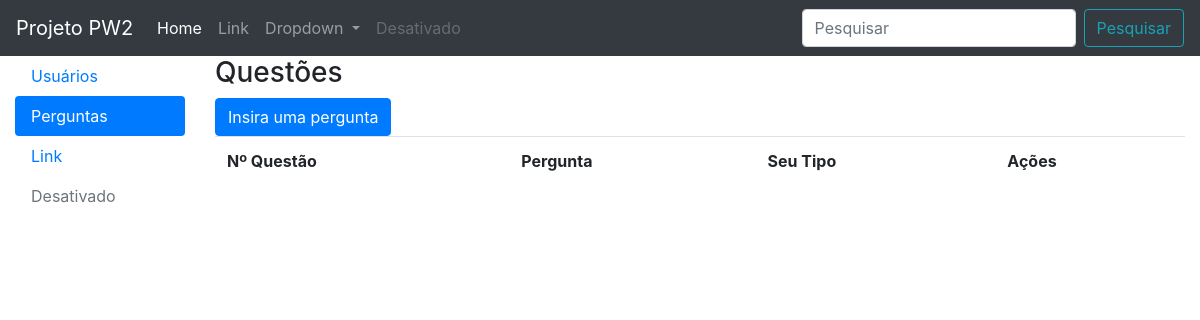
Page /questoes.php on the earlier database version.
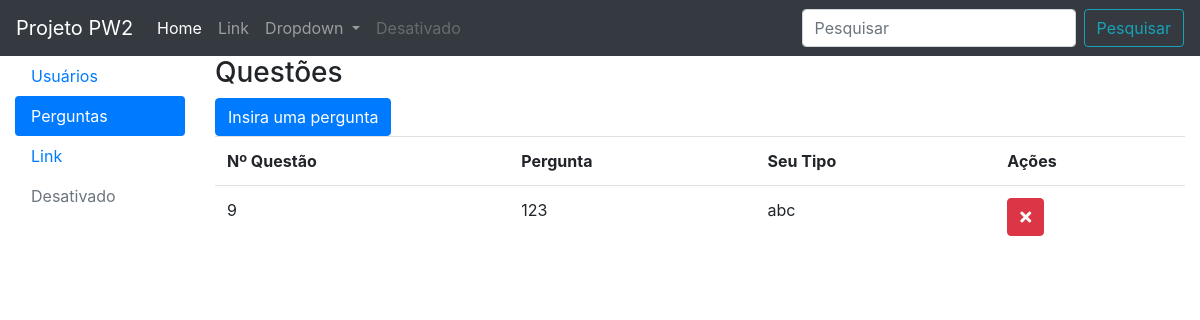
Same page on the later database version.
### tables this page shows
CREATE TABLE `questoes` (
  `idPergunta` int(11) NOT NULL,
  `pergunta` varchar(200) NOT NULL,
  `tipo` varchar(200) NOT NULL
);

### PerguntaInsert.php (called while the page is built, shortened)
<?php
class PerguntaInsert
{
    private $con;
    public function __construct()
    {
        $this->con = mysqli_connect('localhost', 'root', 'etecia', 'projetopw');
    }
    public function buscar()
    {
        $sql = 'SELECT * FROM questoes';
        $rs = $this->con->query($sql);
        $listaDeUsuarios = array();
        while ($lista = $rs->fetch_object()) {
            $listaDeUsuarios[] = $lista;
        }
        return $listaDeUsuarios;
    }
}

### questoes.php (the view, shortened to what this page needs)
<?php
include 'PerguntaInsert.php';
$PerguntaInsert = new PerguntaInsert();
$lista = $PerguntaInsert->buscar();
?>
<!DOCTYPE html>
<head>
    <link rel=" stylesheet" href="https://stackpath.bootstrapcdn.com/bootstrap/4.1.3/css/bootstrap.min.css"
>
    <link rel="stylesheet" type="text/css" href="css/all.min.css">
</head>
<body>
    <nav class="navbar navbar-expand-lg navbar navbar-dark bg-dark">
        <a class="navbar-brand" href="#">Projeto PW2</a>
        <div class="collapse navbar-collapse" id="conteudoNavbarSuportado">
            <ul class="navbar-nav mr-auto">
                <li class="nav-item active">
                    <a class="nav-link" href="usuarios">Home <span class="sr-only">(página atual)</span></a>
                </li>
                <li class="nav-item">
                    <a class="nav-link" href="#">Link</a>
                </li>
                <li class="nav-item dropdown">
                    <a class="nav-link dropdown-toggle" href="#" id="navbarDropdown" role="button"
                        data-toggle="dropdown" aria-haspopup="true" aria-expanded="false">
                        Dropdown
                    </a>
                </li>
                <li class="nav-item">
                    <a class="nav-link disabled" href="#">Desativado</a>
                </li>
            </ul>
            <form class="form-inline my-2 my-lg-0">
                <input class="form-control mr-sm-2" type="search" placeholder="Pesquisar" aria-label="Pesquisar">
                <button class="btn btn-outline-info my-2 my-sm-0" type="submit">Pesquisar</button>
            </form>
        </div>
    </nav>
    <div class="container-fluid">
        <div class="row">
            <div class="col-2">
                <ul class="nav flex-column nav-pills vertical">
                    <li class="nav-item">
                        <a class="nav-link " href="usuarios">Usuários</a>
                    </li>
                    <li class="nav-item">
                        <a class="nav-link active" href="questoes">Perguntas</a>
                    </li>
                    <li class="nav-item">
                        <a class="nav-link" href="#">Link</a>
                    </li>
                    <li class="nav-item">
                        <a class="nav-link disabled" href="#">Desativado</a>
                    </li>
                </ul>
            </div>
            <div class="col-10">
                <h3>Questões</h3>
                <button type="button" class="btn btn-primary" data-toggle="modal" data-target="#modalnovo">
                    Insira uma pergunta
                </button>
                <table class="table">
                    <tr>
                        <th>Nº Questão</th>
                        <th>Pergunta</th>
                        <th>Seu Tipo</th>
                        <th>Ações</th>
                    </tr>
                    <?php foreach ($lista as $pergunta): ?>
                        <td><?= $pergunta->idPergunta; ?></td>
                        <td><?= $pergunta->pergunta; ?></td>
                        <td><?= $pergunta->tipo; ?></td>
                        <td>
                        <a class="btn btn-danger"
                                href="PerguntaController.php?acao=apagar&id=<?= $pergunta->idPergunta; ?>">
                                <i class="fas fa-times"></i>
                            </td>
                    <?php endforeach; ?>
                </table>
            </div>
        </div>
    </div>
</body>
<html>

Differences in the rows shown:
added questoes: idPergunta "9", pergunta "123", tipo "abc"
